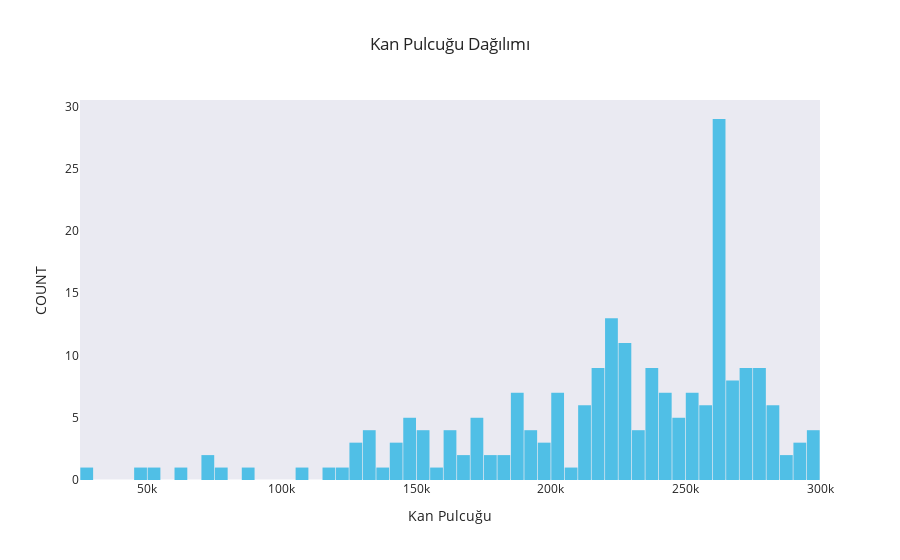

Notebook source saved alongside this figure:
### Code cell
# platelets lerin dağılımı

import plotly.graph_objects as go

fig = go.Figure()
fig.add_trace(go.Histogram(
    x = dataset['platelets'],
    xbins=dict( 
        start=25000,
        end=300000,
        size=5000
    ),
    marker_color='#50BFE6',
    opacity=1
))

fig.update_layout(
    title_text='Kan Pulcuğu Dağılımı',
    xaxis_title_text='Kan Pulcuğu',
    yaxis_title_text='COUNT', 
    bargap=0.05, 
    xaxis =  {'showgrid': False },
    yaxis = {'showgrid': False },
    template = 'seaborn'
)

fig.show()

### Figure 1 — Plotly figure (JSON) as saved in the notebook; plotly's stock layout.template omitted (floating-point values rounded to 4 significant figures; data arrays with more than 128 entries replaced by an {"elided": "..."} marker saying what was removed)
{"data": [{"marker": {"color": "#50BFE6"}, "opacity": 1, "type": "histogram", "x": {"elided": "297 float values"}, "xbins": {"end": 300000, "size": 5000, "start": 25000}}], "layout": {"bargap": 0.05, "title": {"text": "Kan Pulcuğu Dağılımı"}, "xaxis": {"showgrid": false, "title": {"text": "Kan Pulcuğu"}}, "yaxis": {"showgrid": false, "title": {"text": "COUNT"}}}}
